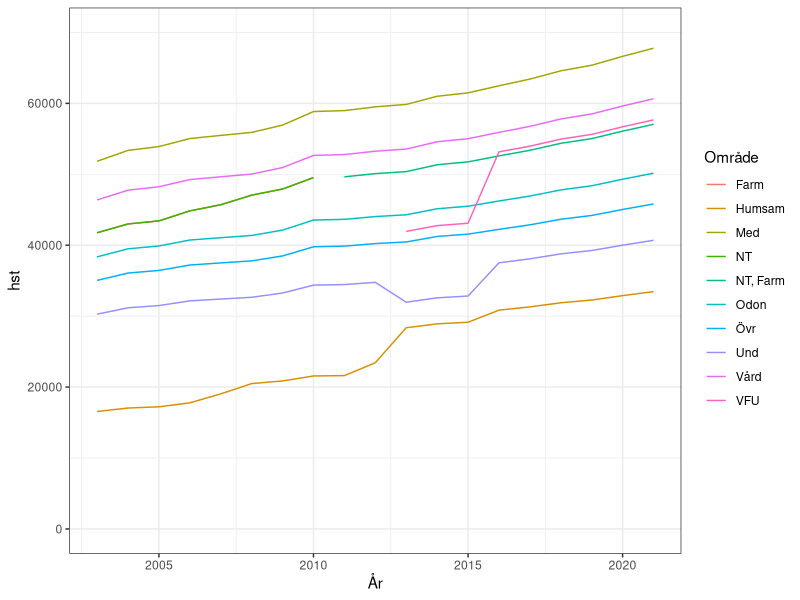
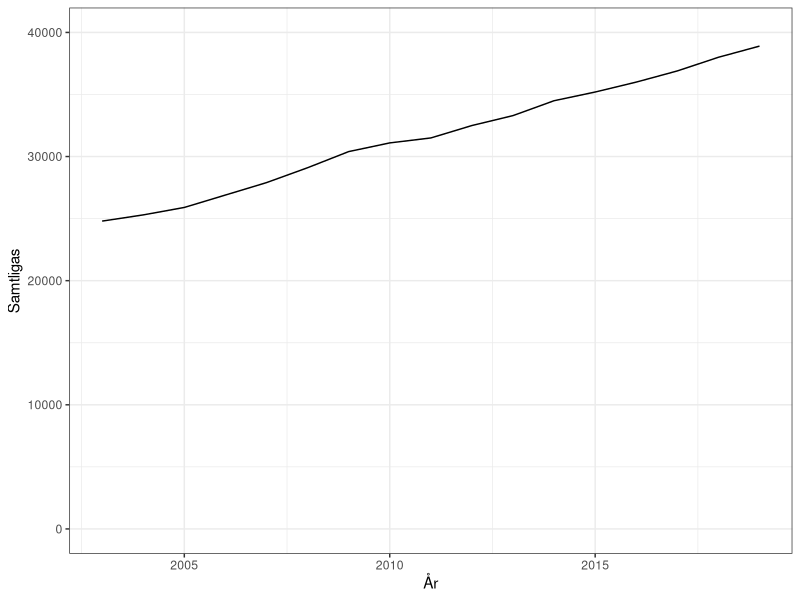
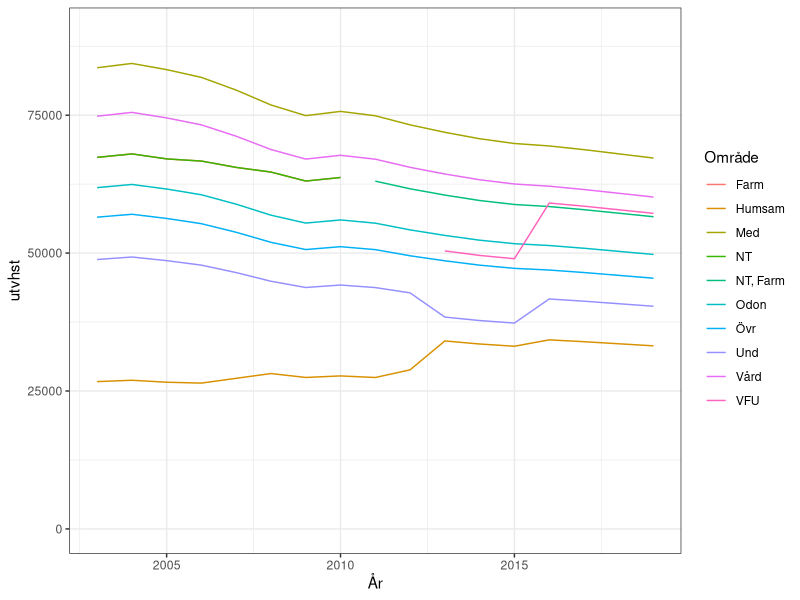

Generate these figures, in order, with R:
## ---- chunk 1
knitr::opts_chunk$set(echo = FALSE, warning = FALSE, message = FALSE)
## ---- chunk 2
library(tidyverse)
regl <- read_tsv("data/regl.tsv")
wages <- read_tsv("data/wages.tsv")
theme_set(theme_bw())
## ---- chunk 3
regl %>% ggplot(aes(År, hst, colour = Område)) +
  geom_line() +
  ylim(0, 70000)
## ---- chunk 4
wages %>% 
  ggplot(aes(År, Samtligas)) +
  geom_line() +
  ylim(0, 40000)
## ---- chunk 5
kombo<- inner_join(regl, wages)
kombo %>% mutate(utvhst = hst/Samtligas*40000, utvhpr = hpr/Samtligas*30000) -> kombo
## ---- chunk 6
kombo %>% 
  ggplot(aes(År, utvhst, colour = Område)) +
  geom_line() +
  ylim(0, 90000) +
  theme_bw()
